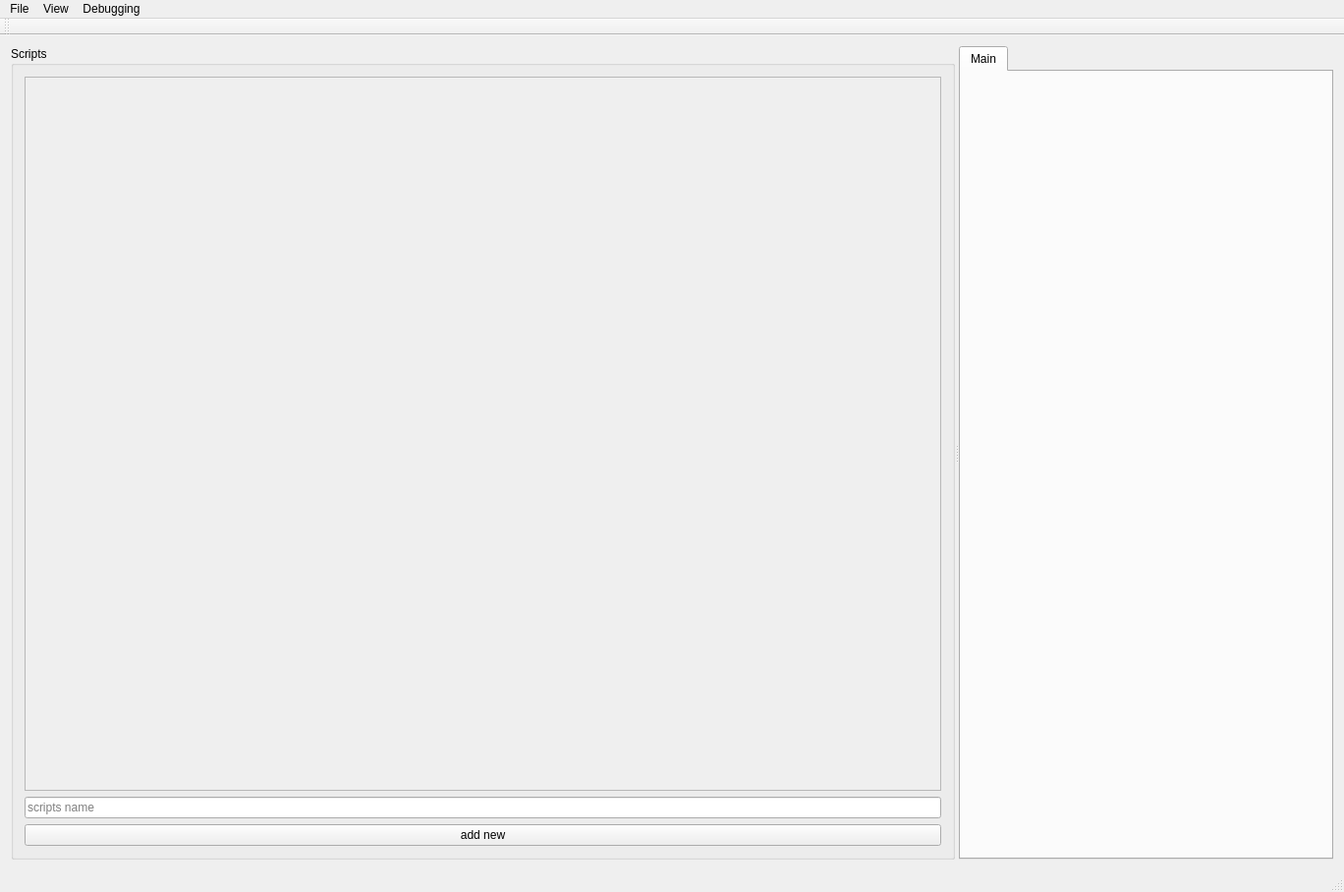
<?xml version="1.0" encoding="UTF-8"?>
<ui version="4.0">
 <class>MainWindow</class>
 <widget class="QMainWindow" name="MainWindow">
  <property name="geometry">
   <rect>
    <x>0</x>
    <y>0</y>
    <width>1368</width>
    <height>908</height>
   </rect>
  </property>
  <property name="sizePolicy">
   <sizepolicy hsizetype="Preferred" vsizetype="Maximum">
    <horstretch>0</horstretch>
    <verstretch>0</verstretch>
   </sizepolicy>
  </property>
  <property name="windowTitle">
   <string>MainWindow</string>
  </property>
  <widget class="QWidget" name="centralWidget">
   <layout class="QGridLayout" name="gridLayout_2">
    <item row="0" column="0">
     <widget class="QSplitter" name="splitter">
      <property name="orientation">
       <enum>Qt::Horizontal</enum>
      </property>
      <widget class="QGroupBox" name="scripts_groupBox">
       <property name="title">
        <string>Scripts</string>
       </property>
       <layout class="QGridLayout" name="gridLayout">
        <item row="1" column="0">
         <widget class="QLineEdit" name="new_script_name_lineEdit">
          <property name="placeholderText">
           <string>scripts name</string>
          </property>
         </widget>
        </item>
        <item row="0" column="0">
         <widget class="QScrollArea" name="scripts_scrollArea">
          <property name="widgetResizable">
           <bool>true</bool>
          </property>
          <widget class="QWidget" name="scrollAreaWidgetContents">
           <property name="geometry">
            <rect>
             <x>0</x>
             <y>0</y>
             <width>950</width>
             <height>733</height>
            </rect>
           </property>
          </widget>
         </widget>
        </item>
        <item row="2" column="0">
         <widget class="QPushButton" name="add_new_script_pushButton">
          <property name="sizePolicy">
           <sizepolicy hsizetype="Preferred" vsizetype="Fixed">
            <horstretch>0</horstretch>
            <verstretch>0</verstretch>
           </sizepolicy>
          </property>
          <property name="text">
           <string>add new</string>
          </property>
         </widget>
        </item>
       </layout>
      </widget>
      <widget class="QTabWidget" name="scripts_tab_widget">
       <property name="sizePolicy">
        <sizepolicy hsizetype="Preferred" vsizetype="Preferred">
         <horstretch>0</horstretch>
         <verstretch>0</verstretch>
        </sizepolicy>
       </property>
       <property name="currentIndex">
        <number>0</number>
       </property>
       <widget class="QWidget" name="tab">
        <attribute name="title">
         <string>Main</string>
        </attribute>
       </widget>
      </widget>
     </widget>
    </item>
   </layout>
  </widget>
  <widget class="QMenuBar" name="menuBar">
   <property name="geometry">
    <rect>
     <x>0</x>
     <y>0</y>
     <width>1368</width>
     <height>20</height>
    </rect>
   </property>
   <widget class="QMenu" name="menuFile">
    <property name="title">
     <string>File</string>
    </property>
    <addaction name="actionImport_Nodes"/>
    <addaction name="actionSave_Project"/>
   </widget>
   <widget class="QMenu" name="menuView">
    <property name="title">
     <string>View</string>
    </property>
    <widget class="QMenu" name="menuDesign_Style">
     <property name="title">
      <string>Design Style</string>
     </property>
     <addaction name="actionDesignDark_Std"/>
     <addaction name="actionDesignDark_Tron"/>
    </widget>
    <addaction name="separator"/>
    <addaction name="menuDesign_Style"/>
    <addaction name="actionSave_Pic_Viewport"/>
    <addaction name="actionSave_Pic_Whole_Scene_scaled"/>
   </widget>
   <widget class="QMenu" name="menuDebugging">
    <property name="title">
     <string>Debugging</string>
    </property>
    <widget class="QMenu" name="menuDebugging_Messages">
     <property name="title">
      <string>Debugging Messages</string>
     </property>
     <addaction name="actionEnableDebugging"/>
     <addaction name="actionDisableDebugging"/>
    </widget>
    <addaction name="menuDebugging_Messages"/>
   </widget>
   <addaction name="menuFile"/>
   <addaction name="menuView"/>
   <addaction name="menuDebugging"/>
  </widget>
  <widget class="QToolBar" name="mainToolBar">
   <attribute name="toolBarArea">
    <enum>TopToolBarArea</enum>
   </attribute>
   <attribute name="toolBarBreak">
    <bool>false</bool>
   </attribute>
  </widget>
  <widget class="QStatusBar" name="statusBar"/>
  <action name="actionImport_Nodes">
   <property name="text">
    <string>Import Nodes</string>
   </property>
  </action>
  <action name="actionSave_Project">
   <property name="text">
    <string>Save Project</string>
   </property>
  </action>
  <action name="actionDesignDark_Std">
   <property name="text">
    <string>Dark Std</string>
   </property>
  </action>
  <action name="actionDesignDark_Tron">
   <property name="text">
    <string>Dark Tron</string>
   </property>
  </action>
  <action name="actionEnableDebugging">
   <property name="text">
    <string>Enable</string>
   </property>
  </action>
  <action name="actionDisableDebugging">
   <property name="text">
    <string>Disable</string>
   </property>
  </action>
  <action name="actionSave_Pic_Viewport">
   <property name="text">
    <string>Save Pic - Viewport</string>
   </property>
   <property name="toolTip">
    <string>Save a picture of the current scene's viewport.
This will save exactly what you see in the same resolution.</string>
   </property>
  </action>
  <action name="actionSave_Pic_Whole_Scene_scaled">
   <property name="text">
    <string>Save Pic - Whole Scene (scaled)</string>
   </property>
   <property name="toolTip">
    <string>Saves a picture of the whole current scene. 
The more you zoomed in, the sharper the picture.
This will take a few seconds.</string>
   </property>
  </action>
 </widget>
 <layoutdefault spacing="6" margin="11"/>
 <resources/>
 <connections/>
</ui>
